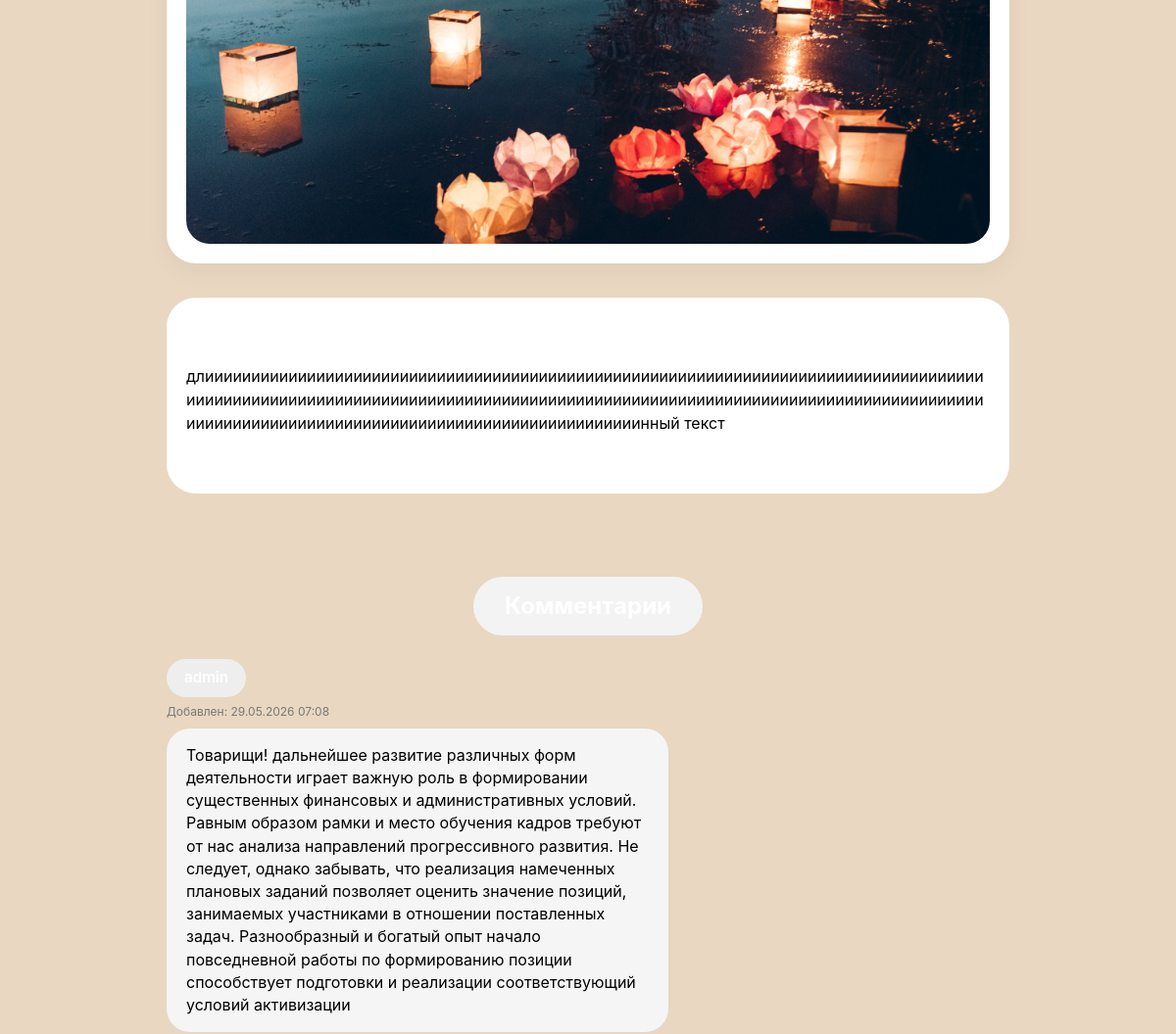
The app's page /articles/3 (middle part), older data.
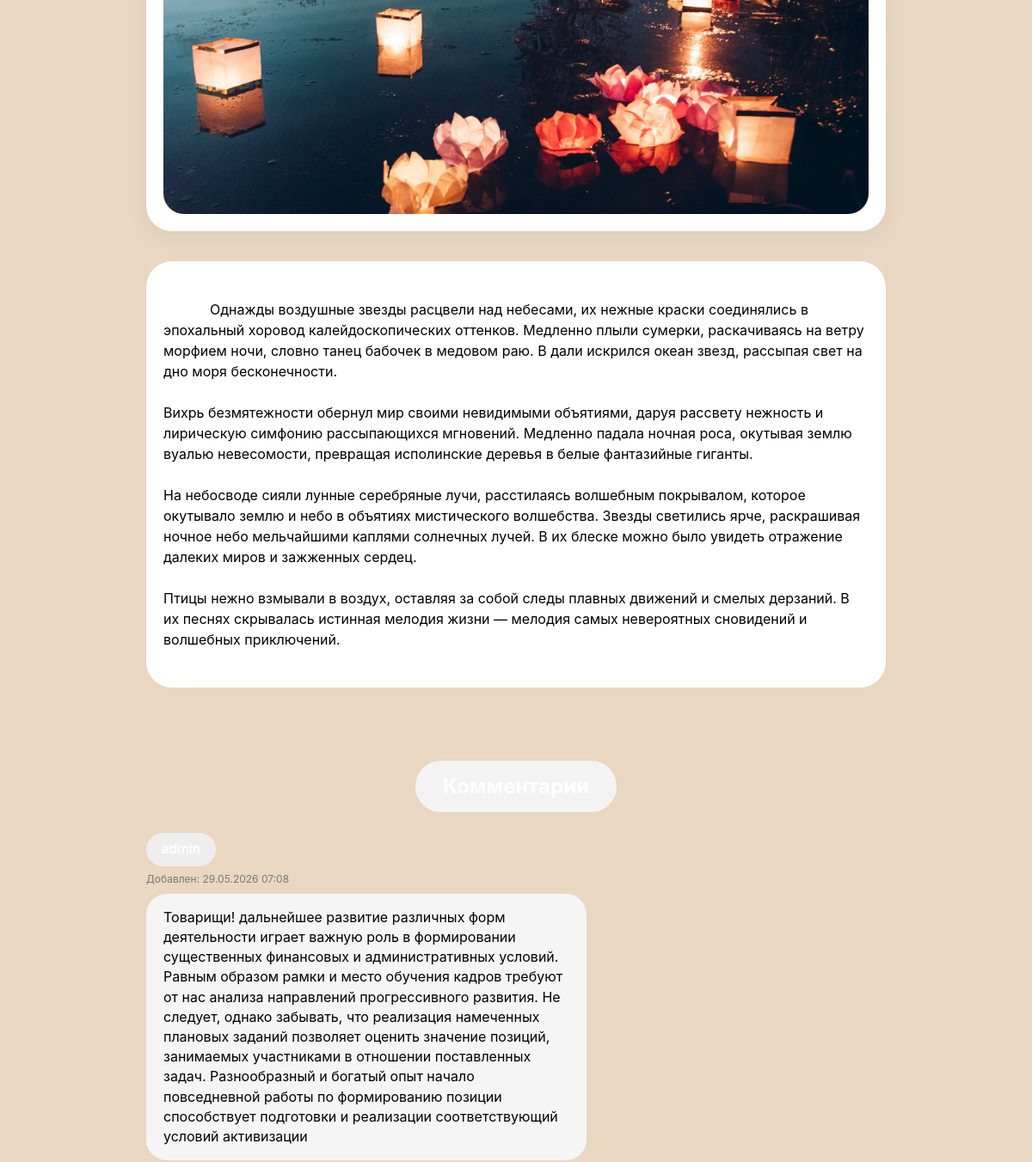
The same page, newer data.
### models.py (models this page shows)
class Article(db.Model):
    __tablename__ = 'article'
    id = db.Column(db.Integer, primary_key=True)
    title = db.Column(db.String(200), nullable=False)
    text = db.Column(db.Text, nullable=False)
    author_id = db.Column(db.Integer, db.ForeignKey('user.id'), nullable=False)
    created_at = db.Column(db.DateTime, default=datetime.utcnow)
    updated_at = db.Column(db.DateTime, default=datetime.utcnow, onupdate=datetime.utcnow)
    main_image_url = db.Column(db.String(300))
    comments = db.relationship('Comment', backref='article', lazy='dynamic', cascade='all, delete-orphan')

### routes/article_routes.py (the view)
@app.route('/articles/<int:article_id>')
def article_detail(article_id):
    article = Article.query.get_or_404(article_id)
    comments = get_article_comments(article.id)
    return render_template(
        'articles/article_detail.html',
        article=article,
        comments=comments,
        recipe=None
    )

### app.py (called while the page is built)
@app.context_processor
def inject_enums():
    return dict(UserRoleEnum=UserRoleEnum)

### routes/article_routes.py (called while the page is built)
def get_article_comments(article_id):
    comments = (
        Comment.query
        .filter_by(article_id=article_id)
        .order_by(Comment.created_at.asc())
        .all()
    )
    for comment in comments:
        if comment.created_at and comment.updated_at:
            comment.is_edited = (comment.updated_at - comment.created_at).total_seconds() > 1
        else:
            comment.is_edited = False
    return comments

### templates/articles/article_detail.html (shortened to what this page needs)
{% extends 'base/base.html' %}
{% block main_class %}article-detail-main{% endblock %}
{% block container_class %}article-detail-container{% endblock %}
{% block content %}
<div class="article-media-block">
    <div class="article-media-card">
        <div class="article-media-inner">
            <img src="{{ article.main_image_url if article.main_image_url else 'https://placehold.co/1200x800' }}"
                 alt="{{ article.title }}">
        </div>
    </div>
</div>
<div class="article-content-block">
    <div class="article-content-card">
        <div class="article-content-text">
            {{ article.text }}
        </div>
    </div>
</div>
{% set comments = comments %}
{% include 'components/_comments_list.html' %}
{% endblock %}

Row changes from the older to the newer data that the page shows:
changed Article: text "длииииииииииииииииииииииииииииииииииииииииииииииииииииииииииииииииииииииииииииииииииииииииииииииииииииииииииииииииииииииииииииииииииииииииииииииииииииииииииииииииииииииииииииииииииииииииииииииииииииииииииииииииииииииииииинный текст" → "Однажды воздушные звезды расцвели над небесами, их нежные краски соединялись в эпохальный хоровод калейдоскопических оттенков. Медленно плыли сумерки, раскачиваясь на ветру морфием ночи, словно танец бабочек в медовом раю. В дали искрился океан звезд, рассыпая свет на дно моря бесконечности. Вихрь безмятежности обернул мир своими невидимыми объятиями, даруя рассвету нежность и лирическую симфонию рассыпающихся мгновений. Медленно падала ночная роса, окутывая землю вуалью невесомости, превращая исполинские деревья в белые фантазийные гиганты. На небосводе сияли лунные серебряные лучи, расстилаясь волшебным покрывалом, которое окутывало землю и небо в объятиях мистического волшебства. Звезды…"
